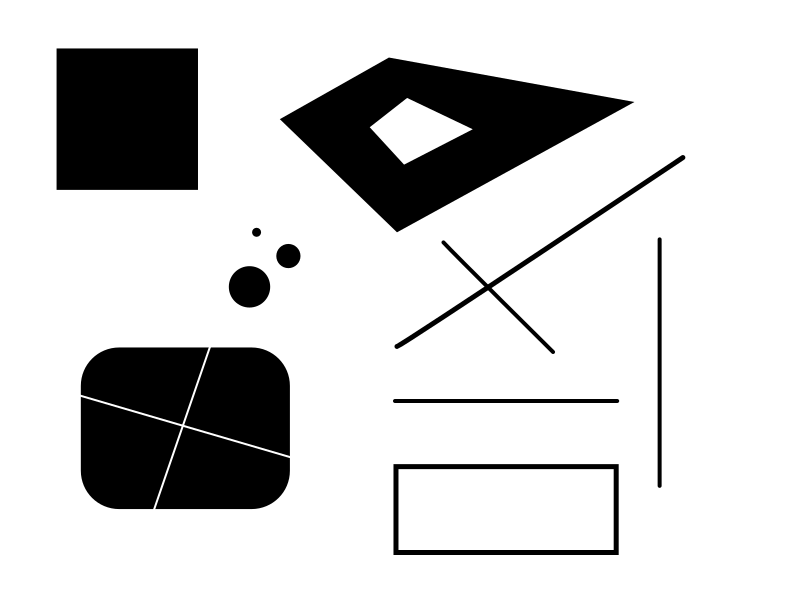
#> input picture Lab5/data/test.png, 800 x 600 px
$ python detect-features.py data/test.png out.png   (Python 2 division)
#> lines starting #> are read from the running program, lines starting #| are printed output that depends on the picture; long printed decimals are rounded
### common/image.py
import scipy
import scipy.ndimage
import numpy as np
import cv2
from .show import show

# A helper function for merging three single-channel images into an RGB image
def combine_channels(ch1, ch2, ch3):
    return np.array([ch1.T, ch2.T, ch3.T]).T

def image_to_3ch(image):
    return combine_channels(image,image,image)

# [4 lines left out: function per_channel, not called in this run]

def zoom_3ch(image, factor):
    return per_channel(lambda x : scipy.ndimage.zoom(x, factor, order=1), image)


def rgb2Y(img):
    return np.dot(img, np.array([ 0.2989,  0.5866,  0.1145]))

# Functions for converting color space on a three-channel image between RGB and YCbCr.
# Coefficients follow JPEG specification (https://www.w3.org/Graphics/JPEG/jfif3.pdf).
# [11 lines left out: functions split_to_YCbCr, merge_from_YCbCr, not called in this run]

# Shuffle dimentions to match cv2 color layout
def cv2_shuffle(image):
    return np.array([image.T[2], image.T[1], image.T[0]]).T

# [15 lines left out: functions remove_alpha, flip_xy, not called in this run]

# (n,2) -> (n,3)
def pointlist_to_homog(points):
    return np.hstack([points, np.ones((points.shape[0], 1))])

# (n,3), -> (n,2)
# [4 lines left out: function pointlist_from_homog, not called in this run]


class HomographyApplier:
    def __init__(self, H, offset=np.array([0,0])):
        self.H = H
        self.offset = offset
    # [86 lines left out: functions __call__, img_transform, img_transform_1ch, img_gen, img_transform_H, find_homography, not called in this run]

def image_bounds_pointlist(image):
    h,w,_ = image.shape
    return np.array([[0,0],[0,h],[w,0],[w,h]])

def image_bounds_homography(image, H):
    return np.einsum('ba,na->nb', np.linalg.inv(H), pointlist_to_homog(image_bounds_pointlist(image)))

# Returns: size (as tuple), base offset (as np.array)
# [26 lines left out: functions image_bounds_factorize, img_gen_mask_smooth, img_gen_mask_ones, not called in this run]

# Normalizes values into range [0,1]
def rescale(img):
    min, max = img.min(), img.max()
    return (img-min)/(max-min)

# Sigma1 is used for derivative calculation.
# Sigma2 corresponds to the gaussian window stdev
def harris_corner_response(I, alpha=0.05, sigma1=None, sigma2=4):
    if sigma1 is None:
        sigma1 = 0.7 * sigma2
    Ix = scipy.ndimage.gaussian_filter(I, (0, sigma1), order=(0,1))
    Iy = scipy.ndimage.gaussian_filter(I, (sigma1, 0), order=(1,0))
    Ixx = Ix * Ix
    Ixy = Ix * Iy
    Iyy = Iy * Iy
    gIxx = scipy.ndimage.gaussian_filter(Ixx, sigma2)
    gIxy = scipy.ndimage.gaussian_filter(Ixy, sigma2)
    gIyy = scipy.ndimage.gaussian_filter(Iyy, sigma2)
    det = gIxx * gIyy - gIxy * gIxy
    tr = gIxx + gIyy
    return det*(256*256) - alpha * tr

# For a 1-channel 2d image, returns a list of tuples x,y,v, where x and y are
# coordinates of a local maxima, and v is the value at the point
def find_local_maximas_with_values(image, neighbourhood_size=5, flat_treshold=0.003):
    # Find local maximas
    i_max = scipy.ndimage.maximum_filter(image, neighbourhood_size)
    maxima = (image == i_max)
    # Clean flat regions
    i_min = scipy.ndimage.minimum_filter(image, neighbourhood_size)
    d = ((i_max - i_min) > flat_treshold)
    maxima[d == 0] = False
    # Get coordinates of the maximas
    labeled_R, n_obj = scipy.ndimage.label(maxima)
    slices = scipy.ndimage.find_objects(labeled_R)
    # print("Found %d corners" % n_obj)

    # Sample the response function at these points
    points = []
    for dy,dx in slices:
        x = (dx.start + dx.stop - 1)/2
        y = (dy.start + dy.stop - 1)/2
        points.append((x, y, image[y,x]))
    return points

def harris_corners(I, sigma):
    R = harris_corner_response(I, sigma2=sigma)
    # Scale response function to stay sigma-invariant. Obviously, the scaling
    # factor should be a power of sigma, but I have no idea why 5th power
    # works. Quick calculation suggests that either 2 or 4 should be the right
    # choice, but it's easy to verify that 5 actually works much beter and is
    # apparently the perfect choice.
    R = R * np.power(sigma, 5)
    points = find_local_maximas_with_values(R)
    # Append sigma to all points
    return [(x,y,r,sigma) for x,y,r in points], R

# Adaptive non-maximal suppresion.
# Input: List of tuples x,y,v where x and y are coordinates and v is the value at point
def ANMS(pointlist, N):
    pointlist = np.asarray(pointlist)
    radii = []
    for x,y,v,s in pointlist:
        # Find the distance to the nearest point with a higher value
        # First, get indices where v is larger than ours
        # print(pointlist[:,2])
        q = (pointlist[:,2] > v).nonzero()
        p = pointlist[q,:][0,:,0:2]
        if p.shape[0] == 0:
            r = 999999999999; # Global maximum
        else:
            diffs = p - np.array([x,y])
            r = (diffs**2).sum(axis=1).min()
        radii.append(r)
    N = min(len(radii)-1, N)
    args = np.argpartition(-np.asarray(radii), N)[:N]
    cutoff = np.asarray(radii)[args[-1]]
    print("Cutoff radius for ANMS: %f" % np.sqrt(cutoff))
    return pointlist[args]

# Harris-laplace scale-invariant corner detector
def harris_laplace(I):
    sigma_begin = 1.5
    sigma_step = 1.2
    sigma_n = 13
    sigmas = np.power(sigma_step, np.arange(sigma_n)) * sigma_begin

    # Run harris corners detector for all sigma values, collect results
    points, allpoints, Rs = [], [], []
    for s in sigmas:
        p, R = harris_corners(I, s)
        allpoints += p
        points.append(p)
        Rs.append(R)
#> this loop made 13 passes
#> pass 1, in harris_corner_response, `Ix = scipy.ndimage.gaussian_filter(I, (0, sigma1), order=(0,1))`:
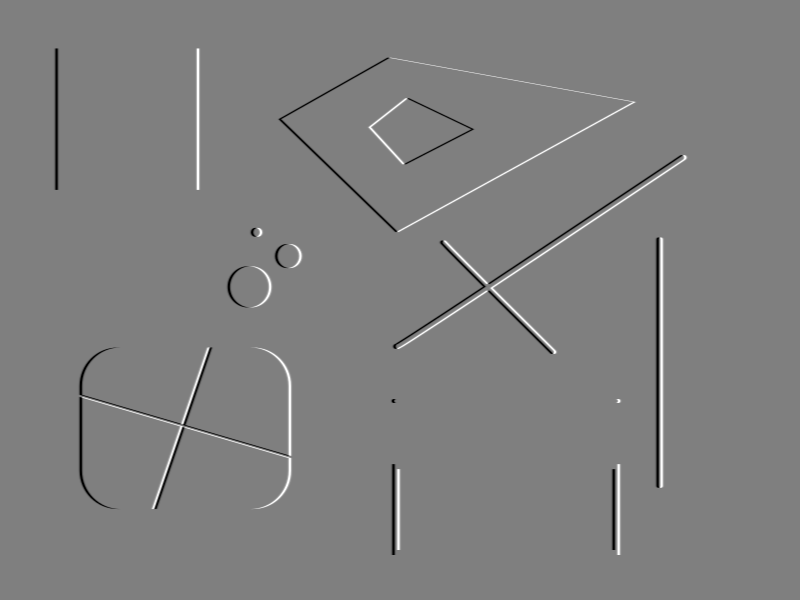
#> Ix: shape (600, 800) float64; min -0.35, max 0.35, mean -9.25e-21; drawn with min black and max white
#> pass 1, in harris_corner_response, `Iy = scipy.ndimage.gaussian_filter(I, (sigma1, 0), order=(1,0))`:
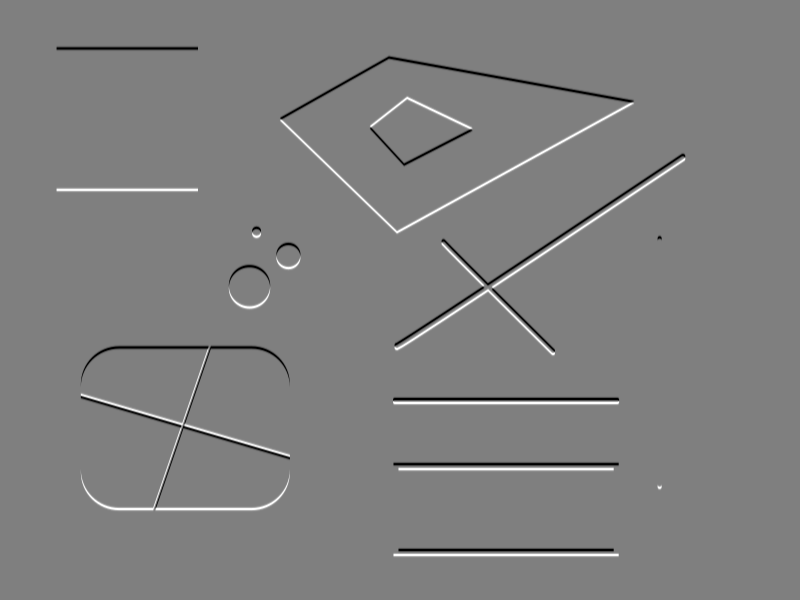
#> Iy: shape (600, 800) float64; min -0.35, max 0.35, mean 3.55e-19; drawn with min black and max white
#> pass 1, in harris_corner_response, `Ixx = Ix * Ix`:
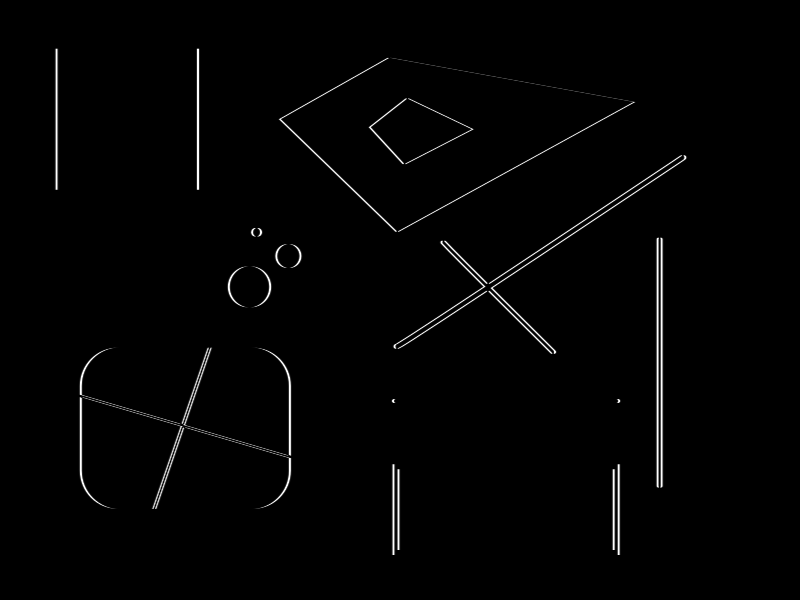
#> Ixx: shape (600, 800) float64; min 0, max 0.122, mean 0.00152; drawn with min black and max white
#> pass 1, in harris_corner_response, `Ixy = Ix * Iy`:
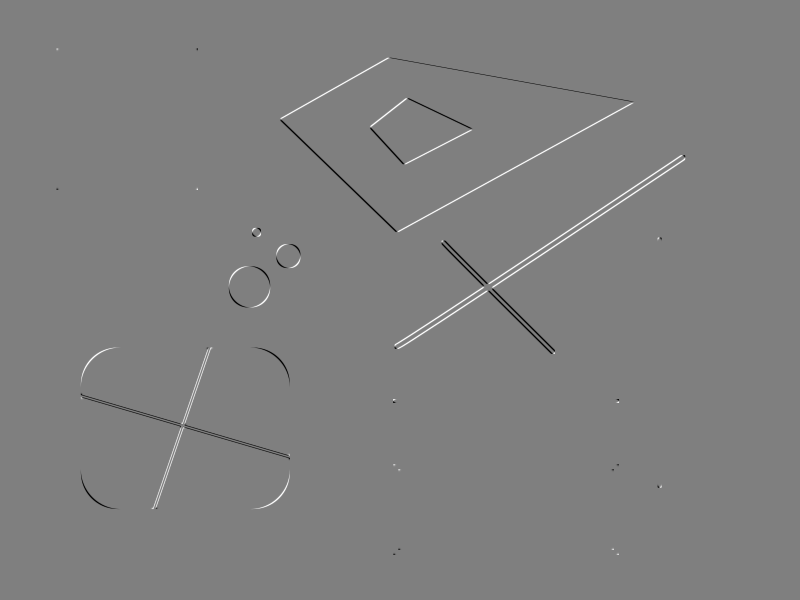
#> Ixy: shape (600, 800) float64; min -0.122, max 0.122, mean 0.000144; drawn with min black and max white
#> after the loop, Rs = 13 items; allpoints = 2920 items, first 6: (57, 49, 471.1, 1.5), (197, 49, 568.7, 1.5), (388, 58, 233.7, 1.5), (394, 58, 81.53, 1.5), (399, 59, 86.05, 1.5), (405, 60, 82.75, 1.5); points = 13 items
    assert(len(points) == sigma_n)

    print("Before selecting scale-space local maximas: %d points" % len(allpoints))
#| Before selecting scale-space local maximas: 2920 points

    filtered_points = []
    # Now, filter the points to only include those that are local maximas in
    # scale space as well. For convenience, add zeroed arrays to end end
    # beginning, so there are no corner cases when comparing scales
    Rs = [np.zeros_like(Rs[0])] + Rs + [np.zeros_like(Rs[-1])]
#> Rs = 15 items
    # This entire loop might be rewritten numpy-style, but it is tricky to run
    # the maxima filter only in the third dimension. Thus, for simplicity, this
    # loop is explicit. It's not costing much anyway, since usually there is not
    # much (< 20000) candidate points anyway.
    for i in range(0,sigma_n):
        sigma = sigmas[i]
        Ra, R, Rb = Rs[i], Rs[i+1], Rs[i+2]
        for p in points[i]:
            x,y,v,_ = p
            # If neighbouring scales have a smaller value at (x,y)...
            if v > Ra[y,x] and v > Rb[y,x]:
                # ... then this point is a local maxima in scale-space as well.
                filtered_points.append(p)
#> this loop made 13 passes
#> pass 1, in harris_laplace, `Ra, R, Rb = Rs[i], Rs[i+1], Rs[i+2]`:
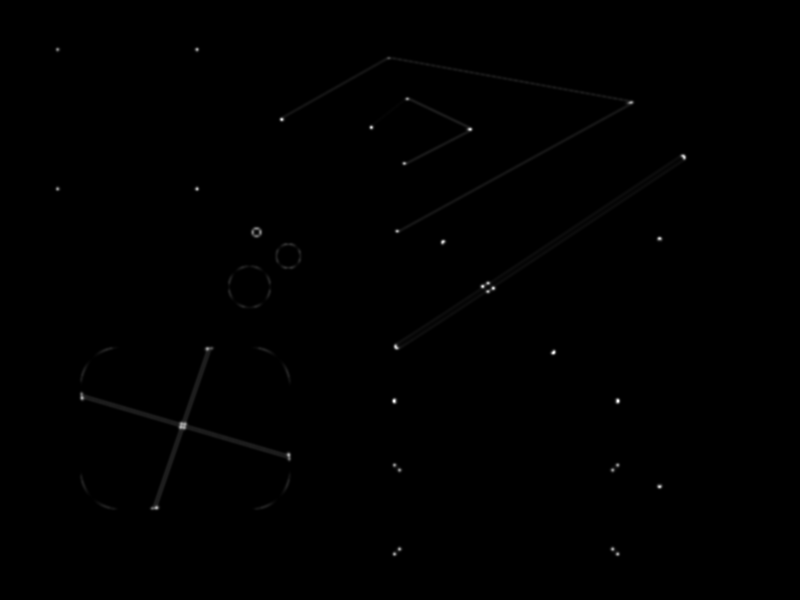
#> R: shape (600, 800) float64; min -0.0347, max 944.7, mean 2; drawn with min black and max white
#> after the loop, filtered_points = 193 items, first 6: (456, 253, 0.126, 1.5), (456, 257, 0.126, 1.5), (462, 264, 0.212, 1.5), (472, 269, 0.0508, 1.5), (497, 299, 0.00556, 1.5), (503, 304, 0.134, 1.5)

    print("After selecting scale-space local maximas: %d points" % len(filtered_points))
#| After selecting scale-space local maximas: 193 points

    return filtered_points


# [4 lines left out: function decimate, not called in this run]

### Lab5/detect-features.py
import argparse
import scipy
import numpy as np
import cv2
import sys
from common.show import *
from common.image import *

parser = argparse.ArgumentParser(description='Generate a list of features from a image file.')
parser.add_argument('image_path', metavar="IMAGE", type=str, help="Path to source image file.")
parser.add_argument('output_path', metavar="OUTPUT", type=str,
                    help="Path to output features file. The features will be saved in text format. Each line will contain a single feature, in format: X Y SCALE")
parser.add_argument('--take', metavar="N", type=int, help="Limit the number of fetures to N most confident features.", default=400)

try:
    args = parser.parse_args()
except SystemExit:
    sys.exit(0)

# Open image file
image = scipy.ndimage.imread(args.image_path)[:,:,0:3]

# Convert image to intensity
I = rgb2Y(image)
# Normalize the image to [0,1]
I = I / I.max()

points = harris_laplace(I)
#> points has the same summary as filtered_points in harris_laplace
print("Total %d features" % len(points))
#| Total 193 features

# Use adaptive non-maximal suppression to take some best sparsely placed features
points = ANMS(points, args.take)
#> in ANMS, `pointlist = np.asarray(pointlist)`: pointlist = 193 rows, first 6: [456, 253, 0.126, 1.5], [456, 257, 0.126, 1.5], [462, 264, 0.212, 1.5], [472, 269, 0.0508, 1.5], [497, 299, 0.00556, 1.5], [503, 304, 0.134, 1.5]
#> the loop in ANMS, `for x,y,v,s in pointlist:` made 193 passes
#> (x, y, v, s, r) on passes 1 to 12: (456, 253, 0.126, 1.5, 16), (456, 257, 0.126, 1.5, 85), (462, 264, 0.212, 1.5, 845), (472, 269, 0.0508, 1.5, 125), (497, 299, 0.00556, 1.5, 61), (503, 304, 0.134, 1.5, 162), (512, 313, 0.158, 1.5, 1252), (516, 313, 0.105, 1.5, 16), (520, 321, 0.145, 1.5, 128), (525, 322, 0.0845, 1.5, 26), (530, 331, 0.156, 1.5, 648), (534, 331, 0.0982, 1.5, 16)
#> r on passes 61 to 66: 10, 17, 10, 10, 17, 10
#> after the loop in ANMS, `for x,y,v,s in pointlist:`: radii = 193 values, max 1e+12 at index 184, min 1 at index 20, mean 5.18e+09
#> in ANMS, `N = min(len(radii)-1, N)`: N = 192
#> in ANMS, `args = np.argpartition(-np.asarray(radii), N)[:N]`: args = 192 values, max 192 at index 30, min 0 at index 0, mean 96.34
#> in ANMS, `cutoff = np.asarray(radii)[args[-1]]`: cutoff = 17748
#| Cutoff radius for ANMS: 133.222
#> points = 192 rows, first 6: [456, 253, 0.126, 1.5], [456, 257, 0.126, 1.5], [462, 264, 0.212, 1.5], [472, 269, 0.0508, 1.5], [497, 299, 0.00556, 1.5], [503, 304, 0.134, 1.5]
print("Using %d features" % len(points))
#| Using 192 features

points = np.array(points)[:,[0,1,3]]
#> points = 192 rows, first 8: [456, 253, 1.5], [456, 257, 1.5], [462, 264, 1.5], [472, 269, 1.5], [497, 299, 1.5], [503, 304, 1.5], [512, 313, 1.5], [516, 313, 1.5]
np.savetxt(args.output_path, points, '%d %d %f')
